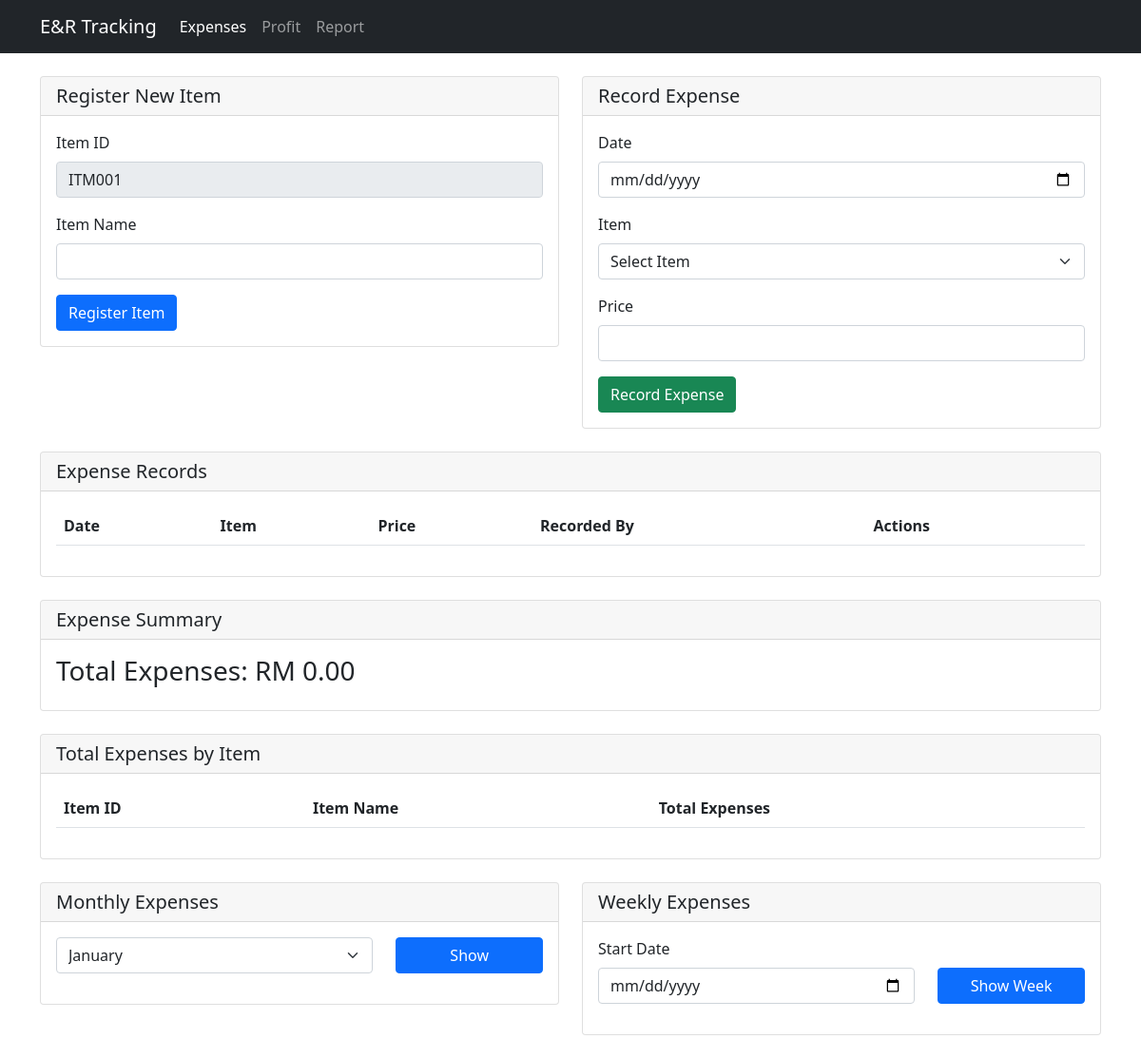
Page /expenses_revenue/expenses.php on the earlier database version.
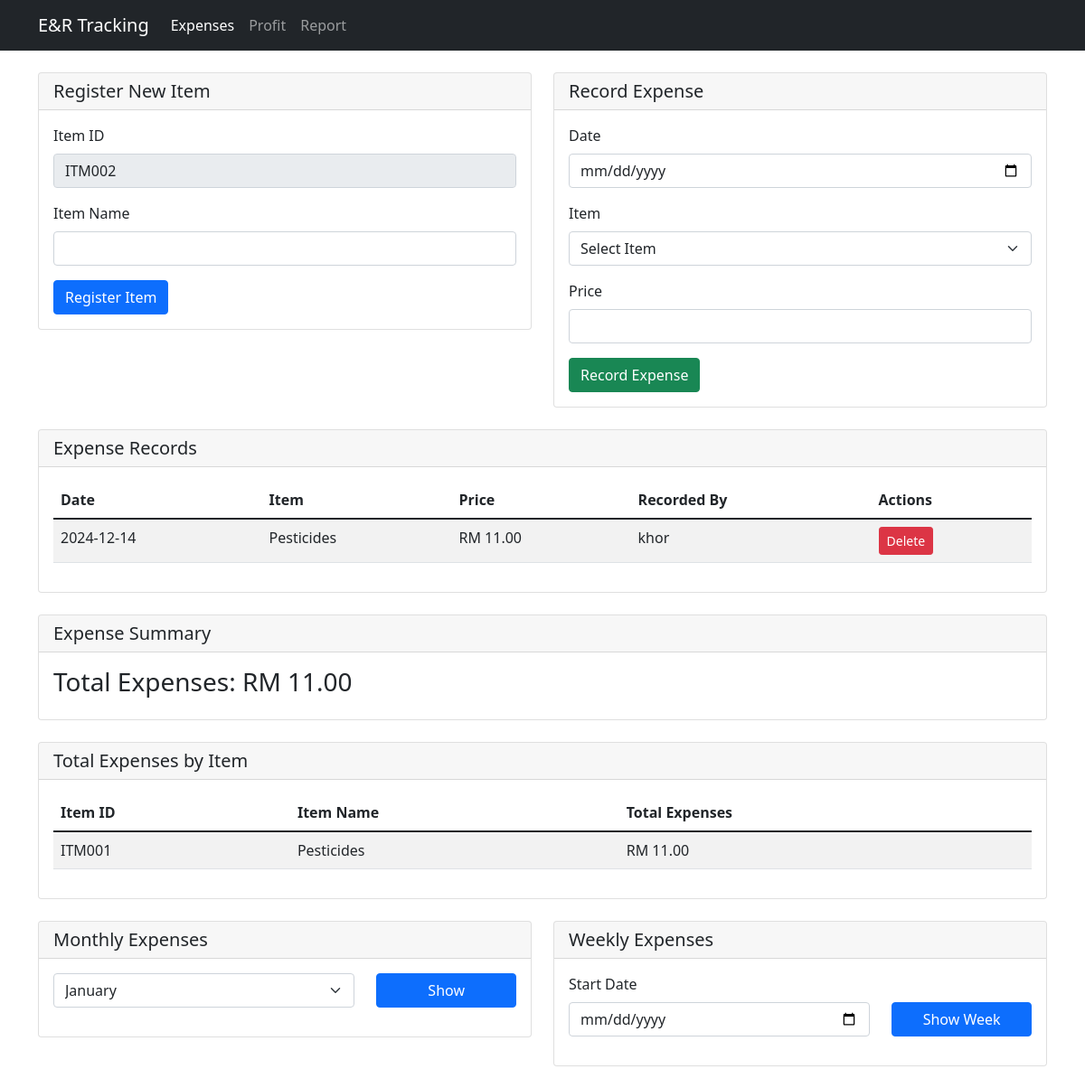
Same page on the later database version.
### tables this page shows
CREATE TABLE `expenses` (
  `id` int NOT NULL,
  `date` date NOT NULL,
  `item_id` int NOT NULL,
  `price` decimal(10,2) NOT NULL,
  `recorded_by` varchar(50) DEFAULT NULL
);

CREATE TABLE `items` (
  `id` int NOT NULL,
  `item_id` varchar(20) NOT NULL,
  `item_name` varchar(100) NOT NULL
);

### expenses_revenue/expenses.php (the view, shortened to what the changed rows need)
<?php
include '../db.php';
function formatCurrency($amount) {
    return "RM " . number_format($amount, 2);
}
$latest_item = $conn->query("
    SELECT item_id
    FROM items
    WHERE item_id != ''
    ORDER BY CAST(SUBSTRING(item_id, 4) AS UNSIGNED) DESC
    LIMIT 1
")->fetch_assoc();
$next_item_id = '001';
if ($latest_item) {
    $latest_num = intval(substr($latest_item['item_id'], 3));
    $next_item_id = sprintf("%03d", $latest_num + 1);
}
$next_item_id = 'ITM' . $next_item_id;
$total_expenses = $conn->query("SELECT SUM(price) AS total FROM expenses")->fetch_assoc()['total'] ?? 0;
?>
<!DOCTYPE html>
<html lang="en">
<head>
    <link href="https://cdn.jsdelivr.net/npm/bootstrap@5.1.3/dist/css/bootstrap.min.css" rel="stylesheet">
</head>
<body>
    <div class="container mt-4">
        <div class="row">
            <div class="col-md-6 mb-4">
                <div class="card">
                    <div class="card-body">
                        <form method="POST" id="itemRegistrationForm">
                            <div class="mb-3">
                                <label for="item_id" class="form-label">Item ID</label>
                                <input type="text" class="form-control" id="item_id" name="item_id"
                                       value="<?php echo htmlspecialchars($next_item_id); ?>" readonly>
                            </div>
                        </form>
                    </div>
                </div>
            </div>
        </div>
        <div class="card mb-4">
            <div class="card-body">
                <table class="table table-striped">
                    <thead>
                        <tr>
                            <th>Date</th>
                            <th>Item</th>
                            <th>Price</th>
                            <th>Recorded By</th>
                            <th>Actions</th>
                        </tr>
                    </thead>
                    <tbody>
                        <?php
                        $expenses = $conn->query("
                            SELECT e.*, i.item_name
                            FROM expenses e
                            JOIN items i ON e.item_id = i.id
                            ORDER BY e.date DESC
                        ");
                        while ($expense = $expenses->fetch_assoc()):
                        ?>
                        <tr>
                            <td><?php echo $expense['date']; ?></td>
                            <td><?php echo $expense['item_name']; ?></td>
                            <td><?php echo formatCurrency($expense['price']); ?></td>
                            <td><?php echo $expense['recorded_by']; ?></td>
                            <td>
                                <form method="POST" class="d-inline">
                                    <button type="submit" name="delete_expense" class="btn btn-danger btn-sm">Delete</button>
                                </form>
                            </td>
                        </tr>
                        <?php endwhile; ?>
                    </tbody>
                </table>
            </div>
        </div>
        <div class="card mb-4">
            <div class="card-body">
                <h3>Total Expenses: <?php echo formatCurrency($total_expenses); ?></h3>
            </div>
        </div>
        <div class="card mb-4">
            <div class="card-body">
                <div class="table-responsive">
                    <table class="table table-striped">
                        <thead>
                            <tr>
                                <th>Item ID</th>
                                <th>Item Name</th>
                                <th>Total Expenses</th>
                            </tr>
                        </thead>
                        <tbody>
                            <?php
                            $item_totals = $conn->query("
                                SELECT i.item_id, i.item_name, COALESCE(SUM(e.price), 0) as total_expense
                                FROM items i
                                LEFT JOIN expenses e ON i.id = e.item_id
                                GROUP BY i.id, i.item_id, i.item_name
                                ORDER BY i.item_id
                            ");
                            while ($item = $item_totals->fetch_assoc()):
                            ?>
                            <tr>
                                <td><?php echo htmlspecialchars($item['item_id']); ?></td>
                                <td><?php echo htmlspecialchars($item['item_name']); ?></td>
                                <td><?php echo formatCurrency($item['total_expense']); ?></td>
                            </tr>
                            <?php endwhile; ?>
                        </tbody>
                    </table>
                </div>
            </div>
        </div>
    </div>
</body>
</html>

Differences in the rows shown:
added expenses: date "2024-12-14", item.item_name "Pesticides", price "RM 11.00", recorded_by "khor"
Other differences:
form field item_id: "ITM001" → "ITM002"
formatCurrency($total_expenses): "RM 0.00" → "RM 11.00"
new list line: "ITM001 Pesticides RM 11.00"
